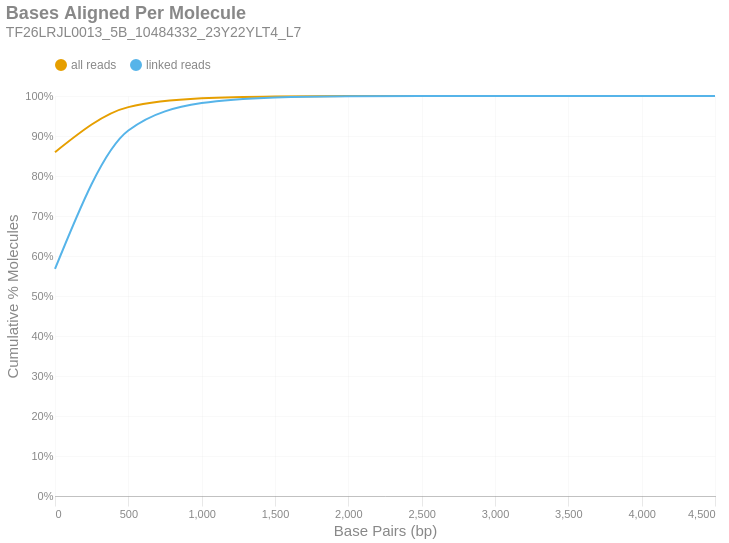

The cell this chart's notebook holds for it:
### Markdown cell above
### Bases Aligned Per Molecule
This is a cumulative frequency distribution showing the number of base pairs aligned per unique molecule. These data are shown in 500 bp bins. There are two distributions: one with `all reads` (yellow) and another with only `linked reads` (blue). The percent of molecules in the `linked reads` distribution is relative to the total number of linked molecules.

### Code cell
if SKIPLR:
    print_html(f"Skipped")
else:
    binned_df = consolidated_hist(valids['aligned_bp'], mask, 500, True)
    with SafeRender(binned_df):
        (
            density_plot(binned_df, 'Bases Aligned Per Molecule', samplename, 'basesper')
            .encode(
                x=alt.X('bin:Q', title="Base Pairs (bp)").axis(tickMinStep=500).scale(padding=0),
                y=alt.Y('value:Q', title='Cumulative % Molecules')
                    .axis(format='%')
                    .scale(domain = [0,1])
                    .stack(False),
                color=alt.Color("key:N").scale(domain = ["all reads", "linked reads"]),
                tooltip = [
                    alt.Tooltip("key:N", title = "Data Type"),
                    alt.Tooltip("range_label:N", title="Bases Aligned Per Molecule"),
                    alt.Tooltip("value:Q", format = ".2%", title="% Molecules (Cum.)")
                ]
            )
        ).display()

### Figure 1 — Vega-Lite specification as saved in the notebook (floating-point values rounded to 4 significant figures)
{"width": "container", "height": 400, "config": {"title": {"anchor": "start", "dy": -15, "fontSize": 18, "color": "#888888", "subtitleColor": "#888888", "subtitleFontSize": 14}, "arc": {"fill": "#0072B2"}, "axis": {"domainColor": "#888888", "domainWidth": 0.5, "gridWidth": 0.2, "grid": false, "titleFontWeight": 400, "titleFontSize": 15, "labelFontSize": 11, "labelColor": "#888888", "tickColor": "#888888", "tickWidth": 0.2, "titleColor": "#888888"}, "axisBand": {"grid": false}, "axisX": {"grid": true, "tickSize": 10, "domainCap": "round"}, "axisY": {"domain": false, "grid": true, "tickSize": 0, "domainCap": "round"}, "background": "transparent", "header": {"labelFontSize": 15, "labelColor": "#888888", "titleFontSize": 15, "titleFontWeight": 600, "titleColor": "#888888"}, "legend": {"labelFont": "sans-serif", "labelFontSize": 12, "labelColor": "#888888", "symbolSize": 100, "symbolType": "circle", "titleFontSize": 12, "titlePadding": 10, "titleColor": "#888888", "title": null, "orient": "top"}, "range": {"category": ["#E69F00", "#56B4E9", "#009E73", "#F0E442", "#0072B2", "#D55E00", "#CC79A7", "#000000"], "diverging": ["#cfe8f3", "#a2d4ec", "#73bfe2", "#46abdb", "#1696d2", "#12719e"]}, "area": {"fill": "#0072B2", "fillOpacity": 0.7, "line": true, "strokeOpacity": 0.7}, "line": {"color": "#0072B2", "stroke": "#0072B2", "strokeWidth": 2}, "trail": {"color": "#0072B2", "stroke": "#0072B2", "strokeWidth": 0, "size": 1}, "point": {"filled": true, "fillOpacity": 1.0, "size": 95}, "text": {"color": "#888888", "fontSize": 11, "align": "right", "fontWeight": 400, "size": 11}, "bar": {"fill": "#0072B2", "stroke": null}, "view": {"stroke": null, "continuousWidth": 660, "continuousHeight": 400}}, "data": {"name": "data-c20982b2ae253d1d0e0f796b68ba793d"}, "mark": {"type": "line", "interpolate": "monotone", "point": {"opacity": 0, "size": 275}}, "encoding": {"color": {"field": "key", "scale": {"domain": ["all reads", "linked reads"]}, "type": "nominal"}, "tooltip": [{"field": "key", "title": "Data Type", "type": "nominal"}, {"field": "range_label", "title": "Bases Aligned Per Molecule", "type": "nominal"}, {"field": "value", "format": ".2%", "title": "% Molecules (Cum.)", "type": "quantitative"}], "x": {"axis": {"tickMinStep": 500}, "field": "bin", "scale": {"padding": 0}, "title": "Base Pairs (bp)", "type": "quantitative"}, "y": {"axis": {"format": "%"}, "field": "value", "scale": {"domain": [0, 1]}, "stack": false, "title": "Cumulative % Molecules", "type": "quantitative"}}, "params": [{"name": "param_c36ac31b6afebe62", "select": {"type": "point", "fields": ["key"]}, "bind": "legend"}], "title": {"text": "Bases Aligned Per Molecule", "subtitle": "TF26LRJL0013_5B_10484332_23Y22YLT4_L7"}, "transform": [{"fold": ["all reads (cumsum)", "linked reads (cumsum)"]}, {"calculate": "replace(datum.key, ' (cumsum)', '')", "as": "key"}, {"filter": {"param": "param_c36ac31b6afebe62"}}], "usermeta": {"embedOptions": {"downloadFileName": "TF26LRJL0013_5B_10484332_23Y22YLT4_L7.basesper"}}, "$schema": "https://vega.github.io/schema/vega-lite/v6.4.1.json", "datasets": {"data-c20982b2ae253d1d0e0f796b68ba793d": [{"bin": "0.0", "interval": "0.0-500.0", "all reads": 0.8596, "linked reads": 0.5675, "all reads (cumsum)": 0.8596, "linked reads (cumsum)": 0.5675, "range_label": "0-499"}, {"bin": "500.0", "interval": "500.0-1000.0", "all reads": 0.1126, "linked reads": 0.3463, "all reads (cumsum)": 0.9722, "linked reads (cumsum)": 0.9138, "range_label": "500-999"}, {"bin": "1000.0", "interval": "1000.0-1500.0", "all reads": 0.02207, "linked reads": 0.06854, "all reads (cumsum)": 0.9943, "linked reads (cumsum)": 0.9823, "range_label": "1000-1499"}, {"bin": "1500.0", "interval": "1500.0-2000.0", "all reads": 0.004549, "linked reads": 0.01413, "all reads (cumsum)": 0.9989, "linked reads (cumsum)": 0.9965, "range_label": "1500-1999"}, {"bin": "2000.0", "interval": "2000.0-2500.0", "all reads": 0.0009435, "linked reads": 0.00293, "all reads (cumsum)": 0.9998, "linked reads (cumsum)": 0.9994, "range_label": "2000-2499"}, {"bin": "2500.0", "interval": "2500.0-3000.0", "all reads": 0.0001465, "linked reads": 0.0004548, "all reads (cumsum)": 1.0, "linked reads (cumsum)": 0.9999, "range_label": "2500-2999"}, {"bin": "3000.0", "interval": "3000.0-3500.0", "all reads": 3.51e-05, "linked reads": 0.000109, "all reads (cumsum)": 1.0, "linked reads (cumsum)": 1.0, "range_label": "3000-3499"}, {"bin": "3500.0", "interval": "3500.0-4000.0", "all reads": 9.786e-06, "linked reads": 3.039e-05, "all reads (cumsum)": 1.0, "linked reads (cumsum)": 1.0, "range_label": "3500-3999"}, {"bin": "4000.0", "interval": "4000.0-4500.0", "all reads": 2.7e-06, "linked reads": 8.384e-06, "all reads (cumsum)": 1.0, "linked reads (cumsum)": 1.0, "range_label": "4000-4499"}, {"bin": "4500.0", "interval": "4500.0-5000.0", "all reads": 6.749e-07, "linked reads": 2.096e-06, "all reads (cumsum)": 1.0, "linked reads (cumsum)": 1.0, "range_label": "4500-4999"}]}}
